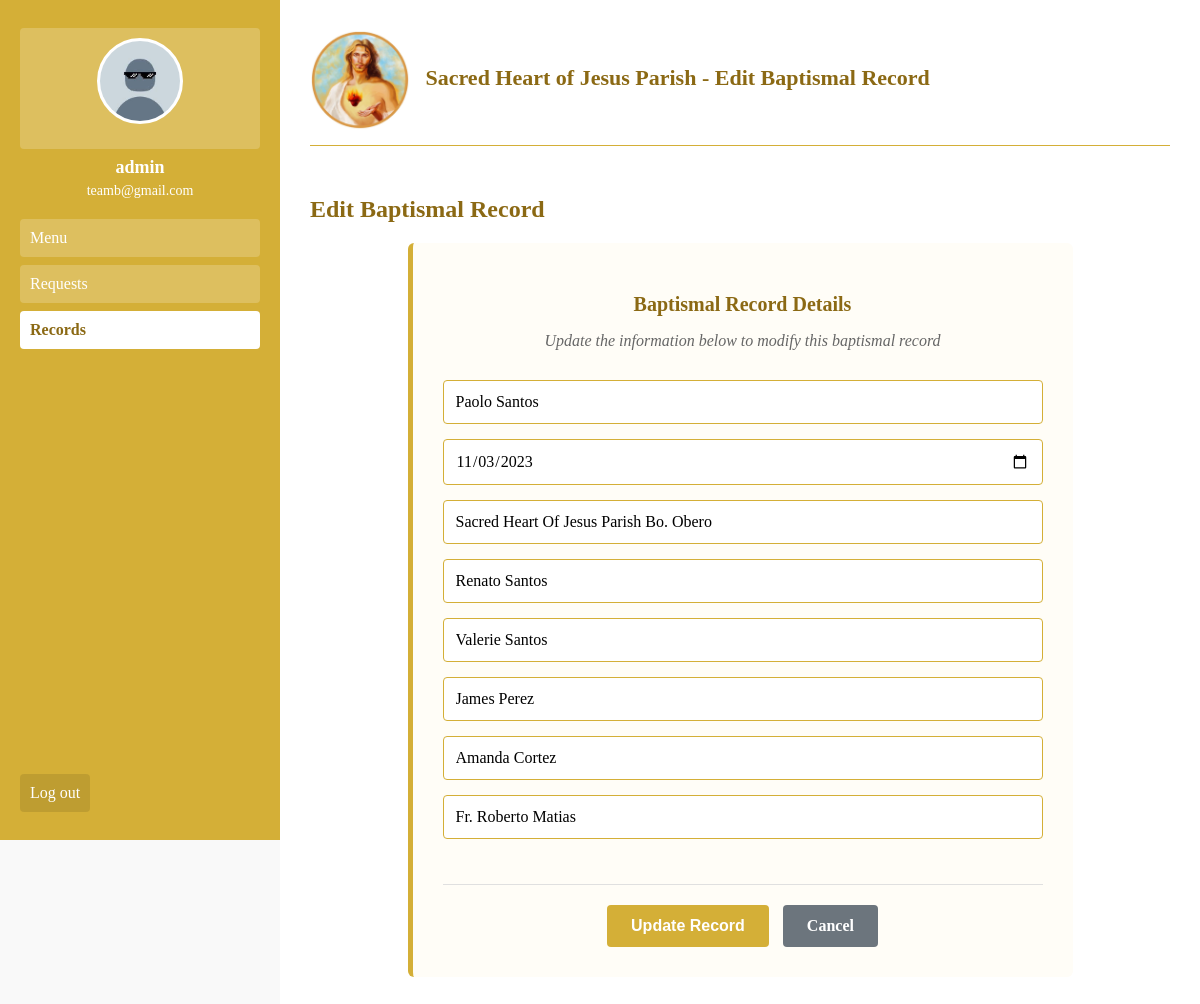
Screenshot of /edit_baptismal.php?id=15 (signed in) with the database file from the repository.
### tables this page shows
CREATE TABLE `BaptismalRecords` (
  `baptismalrecord_id` int NOT NULL,
  `admin_id` int DEFAULT NULL,
  `full_name` varchar(100) DEFAULT NULL,
  `date_baptism` date DEFAULT NULL,
  `place_baptism` varchar(255) DEFAULT NULL,
  `father_name` varchar(100) DEFAULT NULL,
  `mother_name` varchar(100) DEFAULT NULL,
  `godfather` varchar(255) DEFAULT NULL,
  `godmother` varchar(255) DEFAULT NULL,
  `priest_name` varchar(100) DEFAULT NULL
);

### edit_baptismal.php (the view, shortened to what this page needs)
<?php
include 'shjpdb.php';
$username = $_SESSION["username"];
$sql_admin = "SELECT name, email FROM Administrator WHERE username = ?";
$stmt_admin = $conn->prepare($sql_admin);
$stmt_admin->bind_param("s", $username);
$stmt_admin->execute();
$result_admin = $stmt_admin->get_result();
$admin = $result_admin->fetch_assoc();
$id = $_GET['id'];
$sql = "SELECT * FROM BaptismalRecords WHERE baptismalrecord_id = ?";
$stmt = $conn->prepare($sql);
$stmt->bind_param("i", $id);
$stmt->execute();
$result = $stmt->get_result();
$record = $result->fetch_assoc();
?>
<!DOCTYPE html>
<html>
<head>
</head>
<body>
    <div class="sidebar">
        <a href="admin_profile.php">
            <img src="images/profile.jpeg" alt="Profile">
        </a>
        <div class="username"><?php echo htmlspecialchars($_SESSION['username']); ?></div>
        <div class="email"><?php echo htmlspecialchars($admin['email']); ?></div>
        <a href="admin_dashboard.php">Menu</a>
        <a href="requests_page.php">Requests</a>
        <a href="records.php" class="active">Records</a>
        <a href="logout.php" class="logout">Log out</a>
    </div>
    <div class="main">
        <div class="header">
            <img src="images/logo2.png" alt="Logo" class="logo"> Sacred Heart of Jesus Parish - Edit Baptismal Record
        </div>
        <h2>Edit Baptismal Record</h2>
        <form method="post" class="form-container">
            <h3>Baptismal Record Details</h3>
            <p>Update the information below to modify this baptismal record</p>
            <input type="text" id="full_name" name="full_name" placeholder="Full Name" value="<?= htmlspecialchars($record['full_name']) ?>" required>
            <input type="date" id="date_baptism" name="date_baptism" value="<?= $record['date_baptism'] ?>" required>
            <input type="text" id="place_baptism" name="place_baptism" placeholder="Place of Baptism" value="<?= htmlspecialchars($record['place_baptism']) ?>" required>
            <input type="text" id="father_name" name="father_name" placeholder="Father's Name" value="<?= htmlspecialchars($record['father_name']) ?>" required>
            <input type="text" id="mother_name" name="mother_name" placeholder="Mother's Name" value="<?= htmlspecialchars($record['mother_name']) ?>" required>
            <input type="text" id="godfather" name="godfather" placeholder="Godfather" value="<?= htmlspecialchars($record['godfather']) ?>" required>
            <input type="text" id="godmother" name="godmother" placeholder="Godmother" value="<?= htmlspecialchars($record['godmother']) ?>" required>
            <input type="text" id="priest_name" name="priest_name" placeholder="Priest Name" value="<?= htmlspecialchars($record['priest_name']) ?>" required>
            <div class="form-actions">
                <input type="submit" value="Update Record" class="submit-btn">
                <a href="baptismal_records.php" class="cancel-btn">Cancel</a>
            </div>
        </form>
    </div>
</body>
</html>

### edit_baptismal.php (style rules this page uses)
body { font-family: 'Times New Roman', serif; margin: 0; background-color: #f9f9f9; }
.sidebar { width: 240px; background-color: #d4af37; padding: 20px; height: 100vh; position: fixed; left: 0; top: 0; }
.sidebar img { width: 80px; height: 80px; border-radius: 50%; margin-bottom: 15px; border: 3px solid white; background-color: white; display: block; margin-left: auto; margin-right: auto; }
.sidebar .username { color: white; font-size: 18px; font-weight: bold; text-align: center; margin-bottom: 5px; }
.sidebar .email { color: white; font-size: 14px; text-align: center; margin-bottom: 20px; }
.sidebar a { display: block; margin: 8px 0; padding: 10px; text-decoration: none; background-color: rgba(255, 255, 255, 0.2); color: white; border-radius: 4px; transition: all 0.3s; font-size: 16px; }
.sidebar a.active { background-color: white; color: #8b6914; font-weight: bold; }
.logout { position: absolute; bottom: 20px; left: 20px; background-color: rgba(0,0,0,0.1) !important; }
.main { margin-left: 280px; padding: 30px; background-color: white; min-height: 100vh; display: flex; flex-direction: column; align-items: center; }
.header { color: #8b6914; font-size: 22px; font-weight: bold; border-bottom: 1px solid #d4af37; padding-bottom: 15px; margin-bottom: 30px; width: 100%; text-align: left; }
.logo { width: 100px; vertical-align: middle; margin-right: 10px; }
h2 { color: #8b6914; font-size: 24px; margin-bottom: 20px; width: 100%; text-align: left; }
.form-container { background-color: #fffdf7; padding: 30px; border-left: 5px solid #d4af37; border-radius: 6px; width: 100%; max-width: 600px; }
.form-container h3 { color: #8b6914; font-size: 20px; margin-bottom: 10px; text-align: center; }
.form-container p { color: #666; text-align: center; margin-bottom: 30px; font-style: italic; }
input[type="text"], input[type="date"] { width: 100%; padding: 12px; border: 1px solid #d4af37; border-radius: 4px; font-size: 16px; font-family: 'Times New Roman', serif; box-sizing: border-box; margin-bottom: 15px; }
input[type="text"]::placeholder { color: #999; font-style: italic; }
.form-actions { text-align: center; margin-top: 30px; padding-top: 20px; border-top: 1px solid #e0e0e0; }
.submit-btn { background-color: #d4af37; color: white; padding: 12px 24px; border: none; border-radius: 4px; font-size: 16px; font-weight: bold; cursor: pointer; margin-right: 10px; }
.cancel-btn { background-color: #6c757d; color: white; padding: 12px 24px; border: none; border-radius: 4px; font-size: 16px; font-weight: bold; text-decoration: none; display: inline-block; }

### rows the page displays
baptismalrecords: full_name "Paolo Santos", date_baptism "11/03/2023", place_baptism "Sacred Heart Of Jesus Parish Bo. Obero", father_name "Renato Santos", mother_name "Valerie Santos", godfather "James Perez", godmother "Amanda Cortez", priest_name "Fr. Roberto Matias"

### other values shown
$_SESSION['username'] "admin"
$admin['email'] "teamb@gmail.com"
